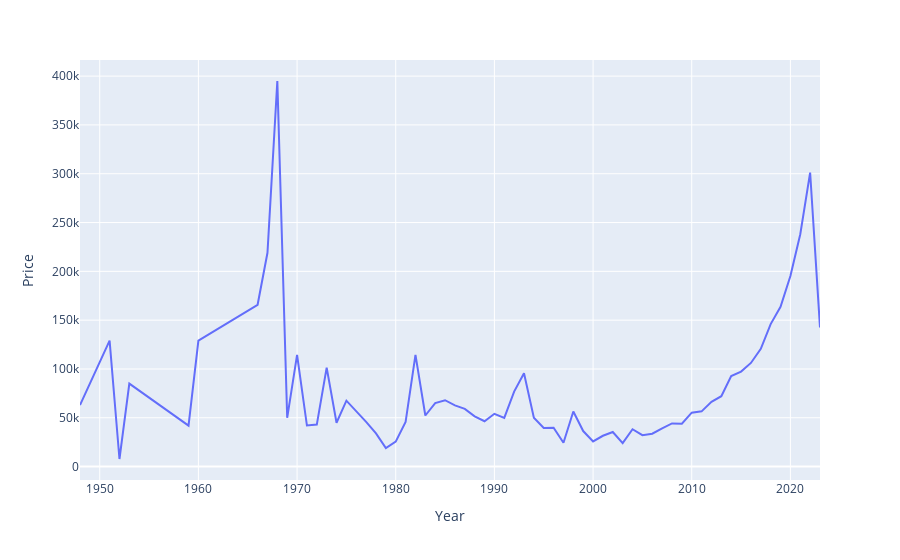

Notebook code cell kept with this figure:
### Code cell
#pivot_table years by average by  price cars 
s_man_pivT = s_man.pivot_table(index='Year',  values='Price', aggfunc='mean')
s_man_pivT = pd.DataFrame(s_man_pivT)

#reset index for a chart 
s_man_pivT.reset_index(inplace=True)

#create grup by for a numbers of cars eyach years
fig = px.line(s_man_pivT, x='Year', y='Price')
fig.show()

sns.distplot(s_man['Capacity'] )

### Figure 1 — Plotly figure (JSON) as saved in the notebook; plotly's stock layout.template omitted (floating-point values rounded to 4 significant figures)
{"data": [{"hovertemplate": "Year=%{x}<br>Price=%{y}<extra></extra>", "legendgroup": "", "line": {"color": "#636efa", "dash": "solid"}, "marker": {"symbol": "circle"}, "mode": "lines", "name": "", "orientation": "v", "showlegend": false, "type": "scatter", "x": [1948, 1951, 1952, 1953, 1959, 1960, 1966, 1967, 1968, 1969, 1970, 1971, 1972, 1973, 1974, 1975, 1977, 1978, 1979, 1980, 1981, 1982, 1983, 1984, 1985, 1986, 1987, 1988, 1989, 1990, 1991, 1992, 1993, 1994, 1995, 1996, 1997, 1998, 1999, 2000, 2001, 2002, 2003, 2004, 2005, 2006, 2007, 2008, 2009, 2010, 2011, 2012, 2013, 2014, 2015, 2016, 2017, 2018, 2019, 2020, 2021, 2022, 2023], "xaxis": "x", "y": [63000, 129000, 7770, 85000, 42000, 129000, 165750, 219000, 395000, 50000, 114500, 42070.0, 43050, 101300.0, 44900, 67500.0, 45850, 34000, 18950, 25600, 45700, 114500, 52330.0, 65000, 68000, 62720.0, 59080.0, 51500, 46470.0, 54050.0, 49840.0, 76800, 95600, 50123, 39550.0, 39760.0, 24440.0, 56370.0, 36389, 25820.0, 31580.0, 35440.0, 24000.0, 38270.0, 32210.0, 33650.0, 39220.0, 44200.0, 43980.0, 55240.0, 56570.0, 66310.0, 72080.0, 92780.0, 97370.0, 106200.0, 120600.0, 146000.0, 163700.0, 195200.0, 238000.0, 301200.0, 142600], "yaxis": "y"}], "layout": {"autosize": true, "legend": {"tracegroupgap": 0}, "margin": {"t": 60}, "xaxis": {"anchor": "y", "autorange": true, "domain": [0, 1], "range": [1948, 2023], "title": {"text": "Year"}, "type": "linear"}, "yaxis": {"anchor": "x", "autorange": true, "domain": [0, 1], "range": [-13740.0, 416500.0], "title": {"text": "Price"}, "type": "linear"}}}
